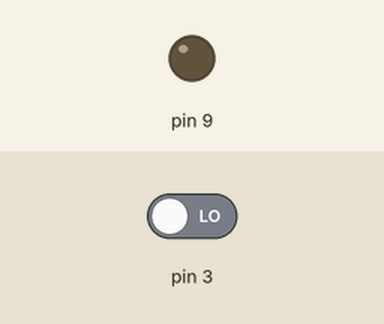
Bench run of a sketch on a simulated Arduino Uno, built with avr-gcc and run on an emulated ATmega328P. On the bench: output pins drawn as LEDs (lit = HIGH). Dashed ring = blinking. The inputs (shaded band) are chosen by the test bench; at power-on: pin 3 LOW.

Above: at 1.8 s.
1.9 s: pin 3 driven HIGH
At 2.8 s:
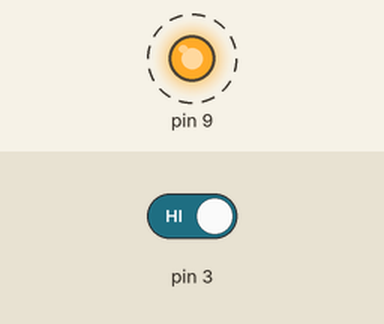
4.9 s: pin 3 driven LOW
At 5.5 s:
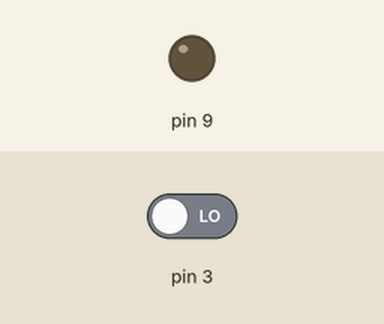
Timing chart, 0 to 7.9 s (numbered marks = the images above; inputs shaded):
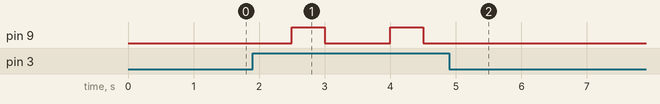

Measured:
- after the input at 1.9 s, pin 9: alternates HIGH for 0.50 s and LOW for 1.0 s, starting after 0.60 s
- after the input at 4.9 s, pin 9: stops changing and stays LOW

The sketch:

quiz1.ino
```cpp
bool on = false;

void setup() {
  // put your setup code here, to run once:
  pinMode(9, OUTPUT);
}

void loop() {
  // put your main code here, to run repeatedly:
  int btnPress = digitalRead(3);
  delay(500);

  if(btnPress){
    if(on) on = false;
    else on = true;
  }

  if(on){
    digitalWrite(9, HIGH);
    delay(500);
    digitalWrite(9, LOW);
  }
}
```
